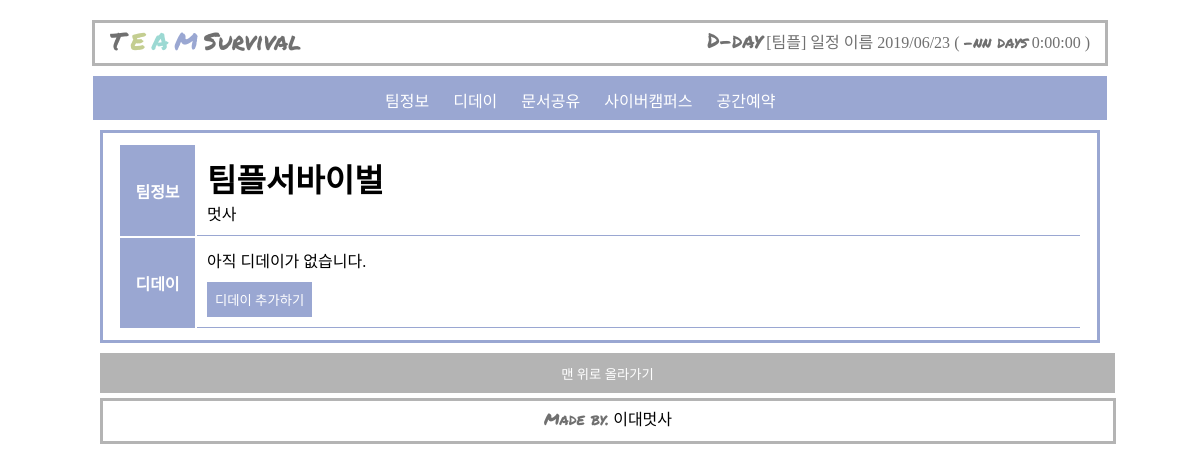
/team/1, run on an earlier commit of the app's database.
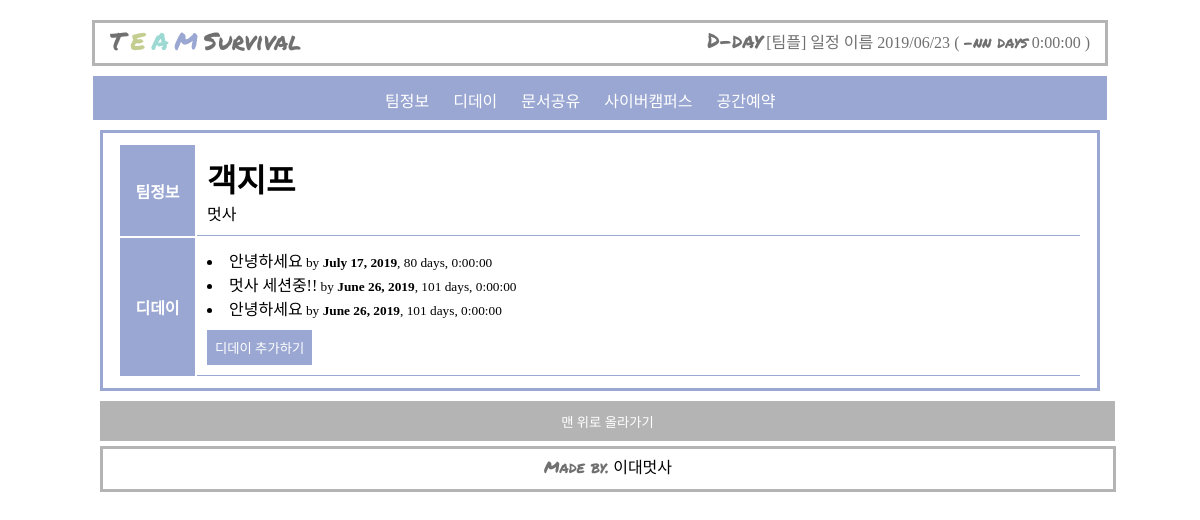
And on a later commit of the database.
### blog/models.py (models this page shows, shortened)
class Team(models.Model):
    user = models.ForeignKey(Myuser, related_name='my_user', on_delete=models.CASCADE, default=1)
    t_name = models.CharField(max_length=100, default='')
    t_class = models.CharField(max_length=100)

class Dday(models.Model):
    team = models.ForeignKey(Team, related_name='my_team', on_delete=models.CASCADE)
    title = models.CharField(max_length=10)
    date = models.DateField()
    def delta(self):
        delta=datetime.now().date()- self.date
        return delta

### blog/views.py (the view)
# urls.py: path('team/<int:team_id>', blog.views.team, name="team"),
def team(request, team_id):
    team_detail = get_object_or_404(Team, pk= team_id)
    return render(request, 'team.html', {'team': team_detail})

### blog/templates/team.html (shortened to what this page needs)
{% extends 'nav.html'%}
{% load staticfiles %}
{% block contents %}
<div class="team_nav">
    <ul>
      <a href="#팀정보"><li>팀정보</li></a>
      <a href="#디데이"><li>디데이</li></a>
      <a href="http://docs.google.com"><li>문서공유</li></a>
      <a href="http://cyber.ewha.ac.kr" ><li>사이버캠퍼스</li></a>
      <a href="http://eureka.ewha.ac.kr/eureka/my/main.do?LANG_CD=KO"><li>공간예약</li></a>
    </ul>
  </div>
<div class="container">
  <table class="team_table">
    <tr>
      <th id="팀정보">팀정보</th>
      <td>
        <h1>{{ team.t_name }}</h1>
        <p>{{ team.t_class }}</p>
      </td>
    </tr>
    <tr>
      <th id="디데이">디데이</th>
      <td>
        {% for dday in team.my_team.all %}
              <div class="d_day">
              <li>
                  {{ dday.title }}<small> by <strong>   {{ dday.date }}</strong>,  {{ dday.delta }}</small>
              </li>
              </div>
              {% empty %}
                <p>아직 디데이가 없습니다.</p>
              {% endfor %}
        <a href="{% url 'dday_new' team.pk %}"><button type="button" value="디데이" class="add_day">디데이 추가하기</button></a>
      </td>
    </tr>
  </table>
</div>
{% endblock %}

What changed in the data, as far as the page shows it:
changed Team "멋사": t_name "팀플서바이벌" → "객지프"
added Dday: title "안녕하세요", date "July 17, 2019", delta "80 days, 0:00:00"
added Dday: title "멋사 세션중!!", date "June 26, 2019", delta "101 days, 0:00:00"
added Dday: title "안녕하세요", date "June 26, 2019", delta "101 days, 0:00:00"
Also different on the page:
text no longer shown: "아직 디데이가 없습니다."
